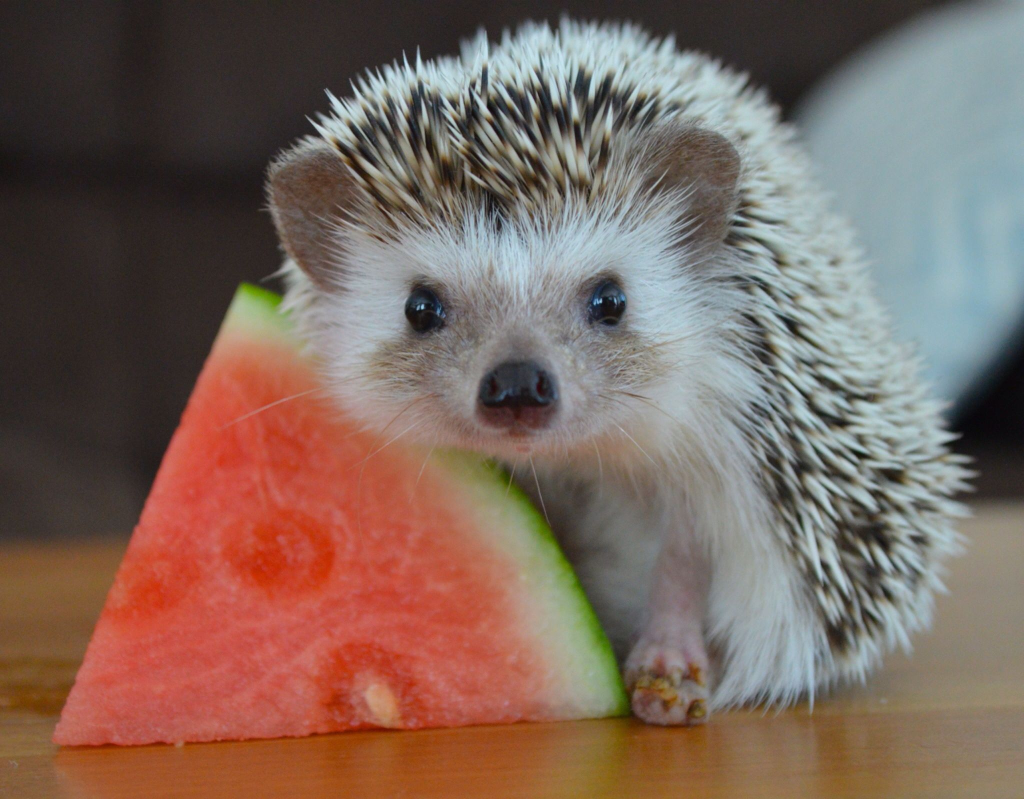
#> input picture hedgehog.jpg, 2048 x 1598 px (shown at 1/2 size)
$ jupyter execute --allow-errors simple_SR.ipynb   (older library calls are emulated)
#> lines starting #> are read from the running program, lines starting #| are printed output that depends on the picture
[cell 1]
import numpy as np
import cv2
import matplotlib.pyplot as plt

[cell 2]
im_bgr = cv2.imread('hedgehog.jpg')
#> im_bgr is the input picture: shape (1598, 2048, 3); mean B, G, R 93.7, 103.3, 124.5
im_rbg = cv2.cvtColor(im_bgr, cv2.COLOR_BGR2RGB)
im = im_rbg.astype(np.float)

[cell 3]
roi = im[500:900, 800:1300]
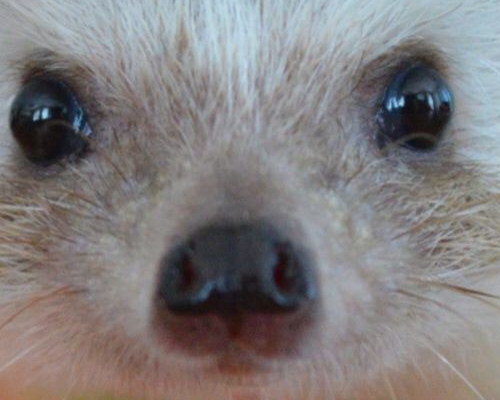
#> roi: shape (400, 500, 3) float64; mean R, G, B 128.2, 124.5, 125.1
roi = roi[:,:,0]
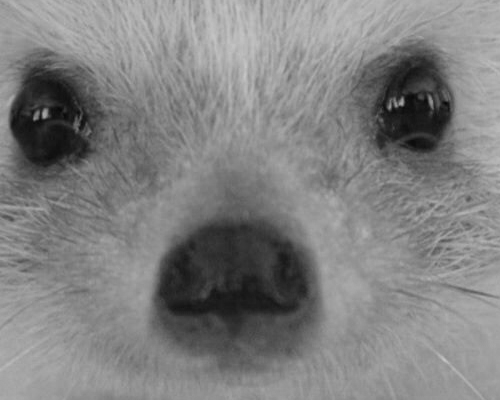
#> roi: shape (400, 500) float64; min 6, max 199, mean 128.2
plt.imshow(roi.astype(int), cmap='gray')
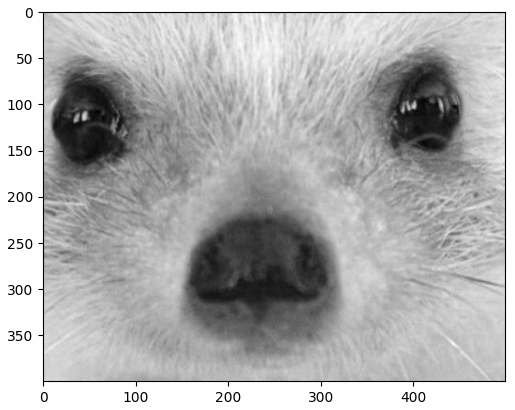
#> figure drawn by matplotlib, 1 panel
